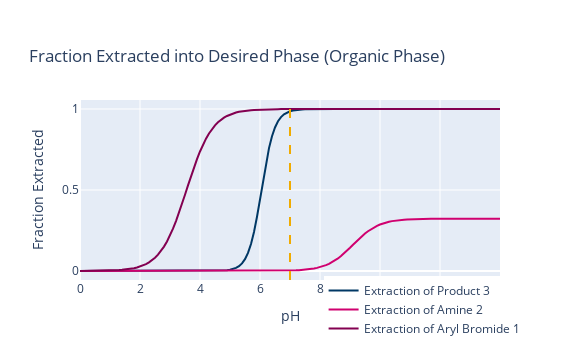

The code cell stored with this chart in its notebook:
### Markdown cell above
Now we can use the same functions for the visualisation:

### Code cell
# generate and plot fraction extracted curves
fig2 = PlotFractionExtracted(compounds_panel_values, system_panel_values)
display(fig2)

### Figure 1 — Plotly figure (JSON) as saved in the notebook; plotly's stock layout.template omitted (floating-point values rounded to 4 significant figures; data arrays with more than 128 entries replaced by an {"elided": "..."} marker saying what was removed)
{"data": [{"hovertemplate": "pH: %{x:.2f}, Frac_ex: %{y:.2f}", "line": {"color": "#003865"}, "mode": "lines", "name": "Extraction of Product 3", "type": "scatter", "x": {"elided": "141 float values"}, "y": {"elided": "141 float values"}}, {"hovertemplate": "pH: %{x:.2f}, Frac_ex: %{y:.2f}", "line": {"color": "#D0006F"}, "mode": "lines", "name": "Extraction of Amine 2", "type": "scatter", "x": {"elided": "141 float values"}, "y": {"elided": "141 float values"}}, {"hovertemplate": "pH: %{x:.2f}, Frac_ex: %{y:.2f}", "line": {"color": "#830051"}, "mode": "lines", "name": "Extraction of Aryl Bromide 1", "type": "scatter", "x": {"elided": "141 float values"}, "y": {"elided": "141 float values"}}], "layout": {"height": 360, "legend": {"traceorder": "normal", "x": 0.58, "y": -0.35}, "shapes": [{"line": {"color": "#F0AB00", "dash": "dash"}, "type": "line", "x0": 7, "x1": 7, "xref": "x", "y0": 0, "y1": 1, "yref": "y domain"}], "title": {"text": "Fraction Extracted into Desired Phase (Organic Phase)", "xanchor": "left", "yanchor": "top"}, "width": 580, "xaxis": {"autorange": true, "range": [0, 14], "tickmode": "array", "ticktext": ["0", "2", "4", "6", "8", "10", "12", "14"], "tickvals": [0, 2, 4, 6, 8, 10, 12, 14], "title": {"text": "pH"}, "type": "linear"}, "yaxis": {"autorange": true, "range": [-0.05556, 1.056], "title": {"text": "Fraction Extracted"}, "type": "linear"}}}
